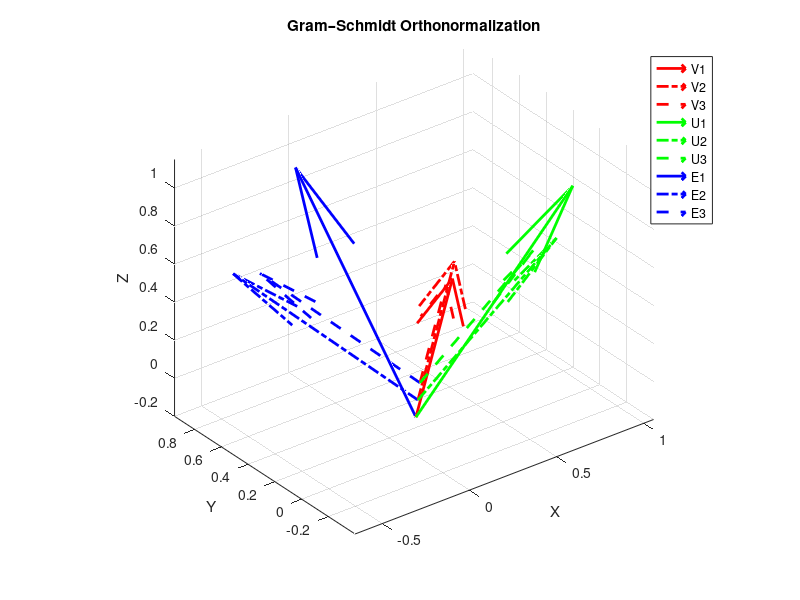

The MATLAB source for this figure:
V = [1 1 0; 1 0 1; 0 1 1];
n = size(V,2);
U = zeros(size(V)); E = U;

U(:,1) = V(:,1); 
E(:,1) = U(:,1)/norm(U(:,1));

for i = 2:n
    U(:,i) = V(:,i);
    for j = 1:i-1
        U(:,i) = U(:,i) - dot(V(:,i),E(:,j))*E(:,j);
    end
    E(:,i) = U(:,i)/norm(U(:,i));
end

figure; hold on; grid on; axis equal; view(3);
c = 'rgb';

for i = 1:n
    quiver3(0,0,0,V(1,i),V(2,i),V(3,i),c(i),'LineWidth',2);
    quiver3(.05,.05,.05,U(1,i),U(2,i),U(3,i),[c(i),'-.'],'LineWidth',2);
    quiver3(.1,.1,.1,E(1,i),E(2,i),E(3,i),[c(i),'--'],'LineWidth',2);
end

legend('V1','V2','V3','U1','U2','U3','E1','E2','E3');
xlabel X; ylabel Y; zlabel Z;
title('Gram–Schmidt Orthonormalization');
hold off;
